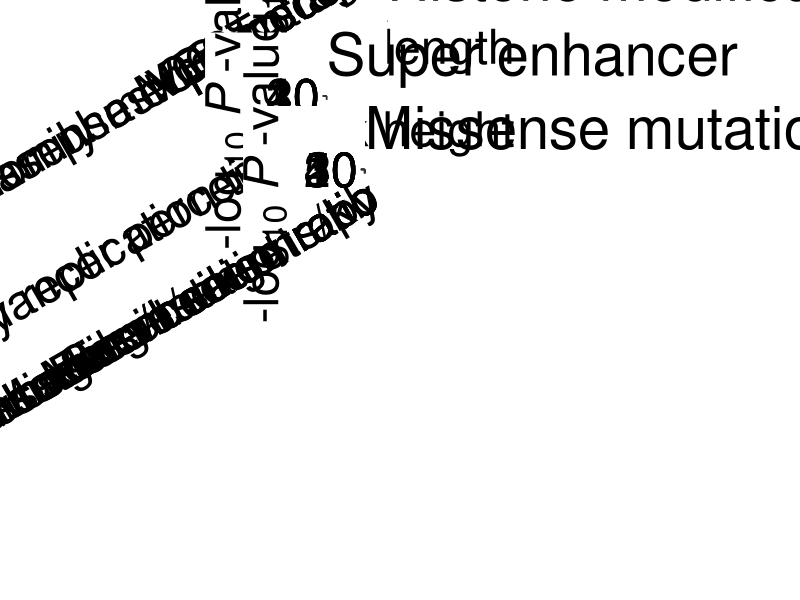
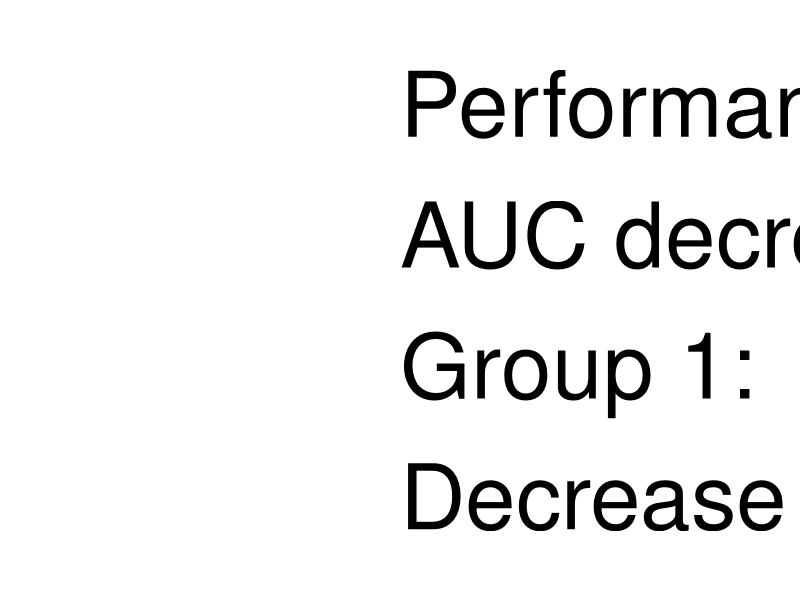
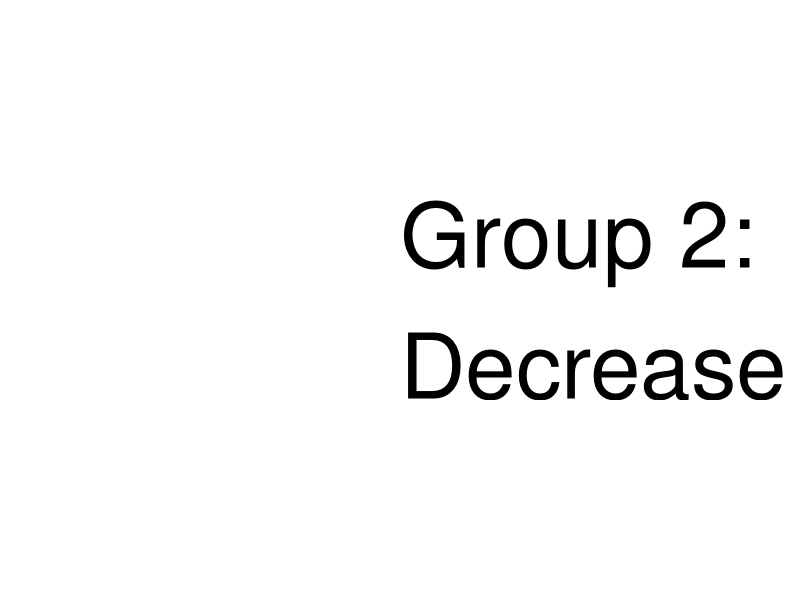
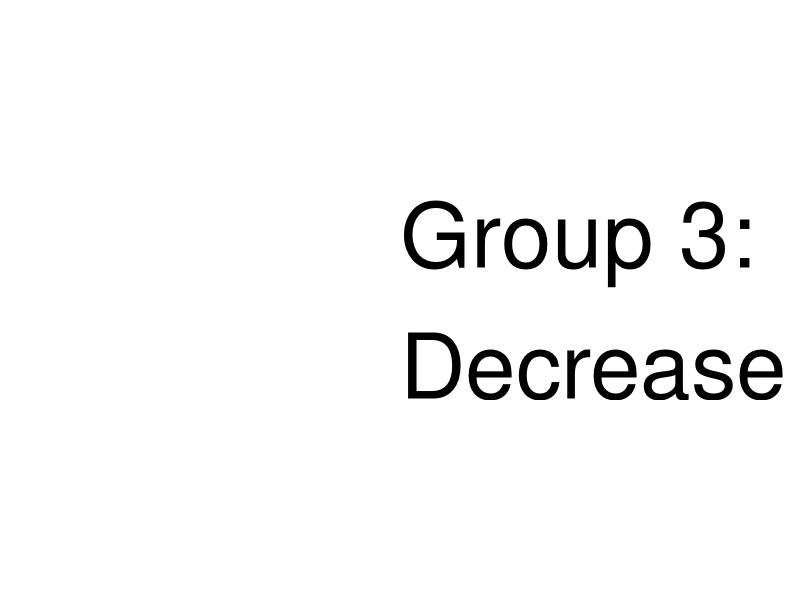
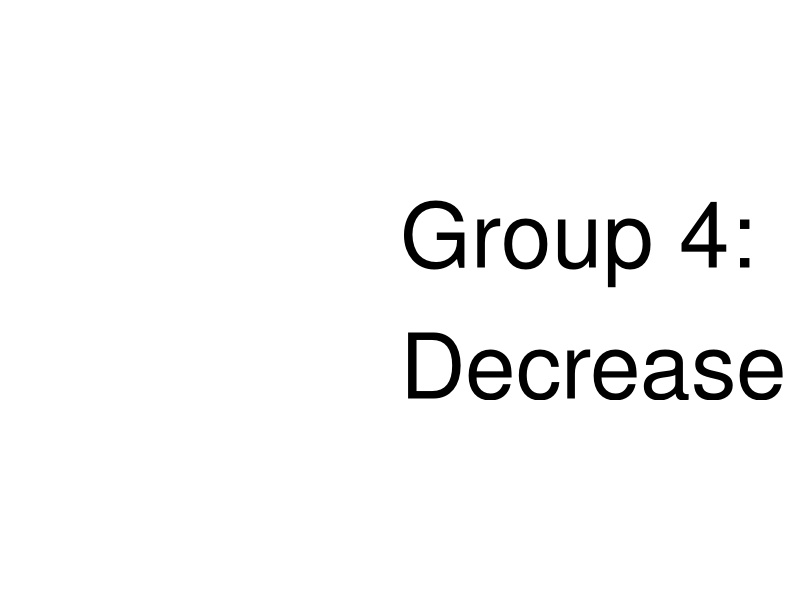
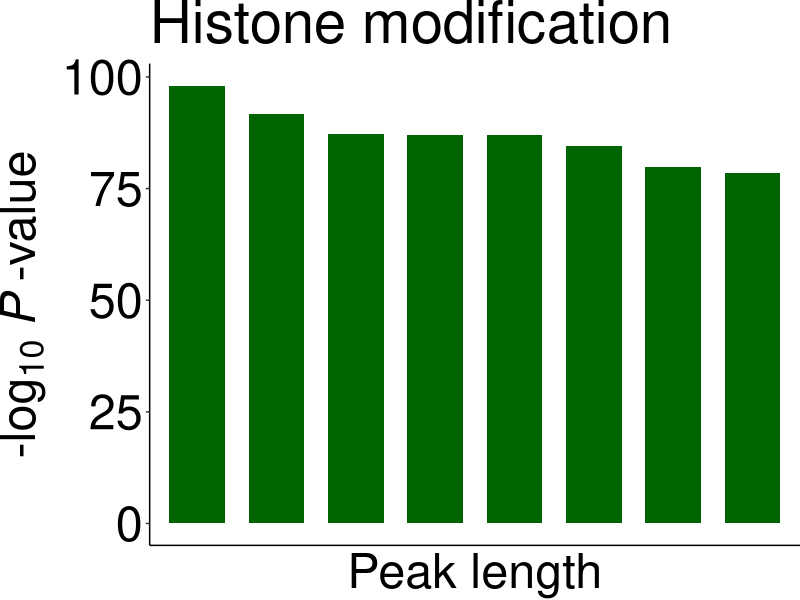
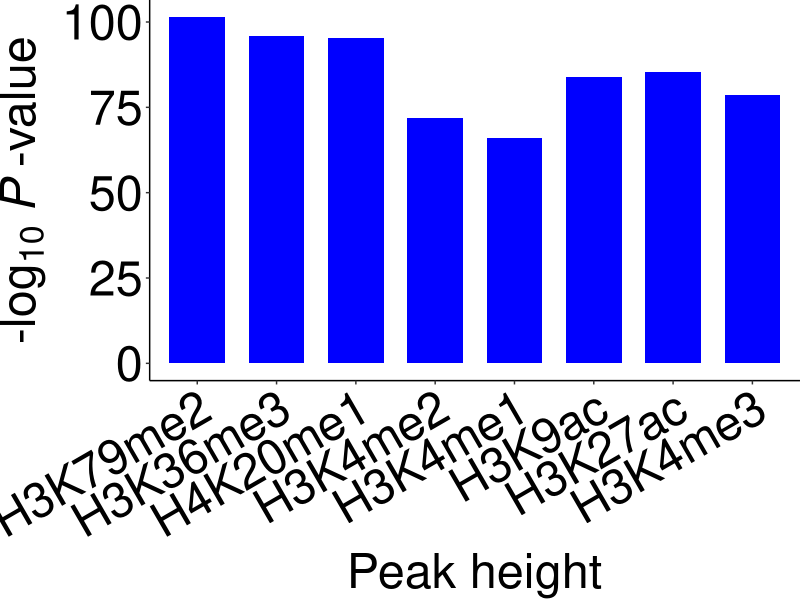

Write R code to recreate these figures, in order. (Note: this script raises an error after producing the figures.)
###############################
######### Boxplots ############
###############################

###### The barplots of top feature groups for TSG and OG predictions are presented.
###### Input: TSG_top4_feature_groups.txt
###### Input: OG_top7_feature_groups.txt
###### Output: Figure_1A_TSG_feature_groups.pdf
###### Output: Figure_1B_OG_feature_groups.pdf

options(warn=-1)

### Install missing packages

installed_pkgs <- installed.packages()

pkgs <-  c("plyr","ggpubr","cowplot")

if (length(setdiff(pkgs, installed_pkgs)) > 0) {
    install.packages(pkgs = setdiff(pkgs, installed_pkgs))
}

suppressMessages(library(ggpubr));
suppressMessages(library(plyr));
suppressMessages(library(cowplot));

################################## Figure 1A Feature groups contributing most to the TSG prediction ###############################
#setwd("/Users/jlyu/Box\ Sync/TSGOG_Project/SA_sub/github/DORGE_paper/DORGE_codes/Figure_1");

TSG_features<-read.table("data/TSG_top4_feature_groups.txt",header=T,sep="\t");
TSG_features[,1]<-gsub("_"," ",TSG_features[,1])
TSG_features$Group <- as.factor(TSG_features$Group)
TSG_features$Group<-factor(TSG_features$Group,levels=c("Group 1", "Group 2", "Group 3", "Group 4"))
TSG_features$minuslogP<-rep(0,nrow(TSG_features))
TSG_features$minuslogP<- -log10(TSG_features$Wilcoxon_Test_P_value)
TSG_features$hm<-rep("",nrow(TSG_features))
TSG_features$hm[grep("length", TSG_features$Feature)]<-"length"
TSG_features$hm[grep("Height", TSG_features$Feature)]<-"height"
TSG_features$short_name<-TSG_features$Feature
TSG_features$short_name<-gsub(" peaks", "", TSG_features$short_name)
TSG_features$short_name<-gsub("Height of ", "", TSG_features$short_name)
TSG_features$short_name<-gsub(" peak length", "", TSG_features$short_name)
TSG_features$short_name<-factor(TSG_features$short_name,levels=(c("H3K79me2","H3K36me3","H4K20me1","H3K4me2","H3K4me1","H3K9ac","H3K27ac","H3K4me3")))
#group_values<-data.frame(group=c("Group 1","Group 2","Group 3","Group 4"),values=c(0.07106825,0.008291412,0.00680956,0.005146332))
#group_values$group<-factor(group_values$group,levels=rev(c("Group 1","Group 2","Group 3","Group 4")))

p01<-ggplot() + theme_void()+ geom_text(data = data.frame(x = 1, y = 2, label = "Performance PR\nAUC decrease\nGroup 1:\nDecrease = 0.0711"),aes(x, y, label = label),hjust = 0.0, vjust = 0.5, size = 23,color = "black",inherit.aes = FALSE)
p02<-ggplot() + theme_void()+ geom_text(data = data.frame(x = 1, y = 2, label = "Group 2:\nDecrease = 0.0083"),aes(x, y, label = label),hjust = 0.0, vjust = 0.5, size = 23,color = "black",inherit.aes = FALSE)
p03<-ggplot() + theme_void()+ geom_text(data = data.frame(x = 1, y = 2, label = "Group 3:\nDecrease = 0.0068"),aes(x, y, label = label),hjust = 0.0, vjust = 0.5, size = 23,color = "black",inherit.aes = FALSE)
p04<-ggplot() + theme_void()+ geom_text(data = data.frame(x = 1, y = 2, label = "Group 4:\nDecrease = 0.0051"),aes(x, y, label = label),hjust = 0.0, vjust = 0.5, size = 23,color = "black",inherit.aes = FALSE)
p05<-ggplot() + theme_void()+ geom_text(data = data.frame(x = 1, y = 2, label = ""),aes(x, y, label = label),hjust = 0.0, vjust = 0.5, size = 23,color = "black",inherit.aes = FALSE)

p1<-ggbarplot(TSG_features[TSG_features$hm=="length",],x="short_name",y="minuslogP",sort.val = "desc",fill = "darkgreen",color="transparent",sort.by.groups = TRUE,width = 0.7)+ theme_bw() + theme(axis.ticks.y = element_line(size = 0.5),plot.margin = margin(0.01, 0.01, 0.01, 0.01),text = element_text(size=35), panel.border = element_blank(),panel.grid.major = element_blank(),panel.grid.minor = element_blank(),axis.line = element_line(colour ="black"),axis.text.y = element_text(colour = "black", size = 35),axis.text.x = element_text(angle = 30, size = 35, hjust = 1, colour = "black"))+labs(x="Peak length",y=expression("-log"[10]~italic(P)~"-value"))+ guides(fill=guide_legend(title=""))+ rremove("legend")+ rremove("x.ticks")+ rremove("x.text")+ggtitle("Histone modification")

p2<-ggbarplot(TSG_features[TSG_features$hm=="height",],x="short_name",y="minuslogP",sort.val = "none",fill = "blue",color="transparent",sort.by.groups = F,width = 0.7)+ theme_bw() + theme(axis.ticks.x = element_line(size = 0.5),axis.ticks.y = element_line(size = 0.5),plot.margin = margin(0.01, 0.01, 0.01, 0.01),text = element_text(size=35), panel.border = element_blank(),panel.grid.major = element_blank(),panel.grid.minor = element_blank(),axis.line = element_line(colour ="black"),axis.text.y = element_text(colour = "black", size = 35),axis.text.x = element_text(angle = 30, size = 35, hjust = 1, colour = "black"))+labs(x="Peak height",y=expression("-log"[10]~italic(P)~"-value"))+ guides(fill=guide_legend(title=""))+ rremove("legend")

p3<-ggbarplot(TSG_features[TSG_features$Group=="Group 2",],x="Feature",y="minuslogP",sort.val = "desc",fill = "purple",color="transparent",sort.by.groups = TRUE,width = 0.6)+ theme_bw() + theme(axis.ticks.x = element_line(size = 0.5),axis.ticks.y = element_line(size = 0.5),plot.margin = margin(0.01, 0.01, 0.01, 0.01),text = element_text(size=35), panel.border = element_blank(),panel.grid.major = element_blank(),panel.grid.minor = element_blank(),axis.line = element_line(colour ="black"),axis.text.y = element_text(colour = "black", size = 35),axis.text.x = element_text(angle = 30, size = 35, hjust = 1, colour = "black"))+labs(x="",y=expression("-log"[10]~italic(P)~"-value"))+ guides(fill=guide_legend(title=""))+ rremove("legend")+ggtitle("Phenotype")

p4<-ggbarplot(TSG_features[TSG_features$Group=="Group 3",],x="Feature",y="minuslogP",sort.val = "desc",fill = "coral",color="transparent",sort.by.groups = TRUE,width = 0.7)+ theme_bw() + theme(axis.ticks.x = element_line(size = 0.5),axis.ticks.y = element_line(size = 0.5),plot.margin = margin(0.01, 0.01, 0.01, 0.01),text = element_text(size=35), panel.border = element_blank(),panel.grid.major = element_blank(),panel.grid.minor = element_blank(),axis.line = element_line(colour ="black"),axis.text.y = element_text(colour = "black", size = 35),axis.text.x = element_text(angle = 30, size = 35, hjust = 1, colour = "black"))+labs(x="",y=expression("-log"[10]~italic(P)~"-value"))+ guides(fill=guide_legend(title=""))+ rremove("legend")+ggtitle("Super enhancer")


p5<-ggbarplot(TSG_features[TSG_features$Group=="Group 4",],x="Feature",y="minuslogP",sort.val = "desc",fill = "darkred",color="transparent",sort.by.groups = TRUE,width = 0.7)+ theme_bw() + theme(axis.ticks.x = element_line(size = 0.5),axis.ticks.y = element_line(size = 0.5),plot.margin = margin(0.01, 0.01, 0.01, 0.01),text = element_text(size=35), panel.border = element_blank(),panel.grid.major = element_blank(),panel.grid.minor = element_blank(),axis.line = element_line(colour ="black"),axis.text.y = element_text(colour = "black", size = 35),axis.text.x = element_text(angle = 30, size = 35, hjust = 1, colour = "black"))+labs(x="",y=expression("-log"[10]~italic(P)~"-value"))+ guides(fill=guide_legend(title=""))+ rremove("legend")+ggtitle("Missense mutations")

combined<-plot_grid(
	NULL,
	plot_grid(
		plot_grid(
			plot_grid(p1, p2, labels = "", align = 'v', rel_heights=c(1,1.0),nrow=2)
			,NULL,ncol=2, align = 'h'
		), 
		p01,
		plot_grid(p3, NULL,ncol=2, align = 'v',rel_widths=c(1,1.3)),
		p02,
		plot_grid(p4, NULL,ncol=2, align = 'v',rel_widths=c(1,5.2)),
		p03,
		plot_grid(p5, NULL,ncol=2, align = 'v',rel_widths=c(1,1.3)),
		p04,
		p05, 
		axis="l", labels = "", align = 'v', rel_heights=c(0.0065,0.005,0.007,0.005,0.006,0.005,0.006,0.005,0.015),nrow=9
	),
	NULL, labels = "", rel_widths = c(3.5,4,4),ncol=3
)

save_plot("Raw_figures/Figure_1A_TSG_feature_groups.pdf", combined, family="ArialMT", ncol = 2, nrow = 4, base_height = 20,limitsize = FALSE)

################################## Figure 1B Feature groups contributing most to the OG prediction ###############################


OG_features<-read.table("data/OG_top7_feature_groups.txt",header=T,sep="\t");
OG_features[,1]<-gsub("_"," ",OG_features[,1])
OG_features$Group <- as.factor(OG_features$Group)
OG_features$Group<-factor(OG_features$Group,levels=c("Group 1", "Group 2", "Group 3", "Group 4", "Group 5", "Group 6", "Group 7"))
OG_features$minuslogP<-rep(0,nrow(OG_features))
OG_features$minuslogP<- -log10(OG_features$Wilcoxon_Test_P_value)
OG_features$hm<-rep("",nrow(OG_features))
OG_features$hm[grep("length", OG_features$Feature)]<-"length"
OG_features$hm[OG_features$Feature=="log gene length"]<-""
OG_features$hm[OG_features$Feature=="log CDS length"]<-""
OG_features$hm[grep("Height", OG_features$Feature)]<-"height"
OG_features$short_name<-OG_features$Feature
OG_features$short_name<-gsub(" peaks", "", OG_features$short_name)
OG_features$short_name<-gsub("Height of ", "", OG_features$short_name)
OG_features$short_name<-gsub(" peak length", "", OG_features$short_name)
OG_features$short_name<-factor(OG_features$short_name,levels=(c("H3K79me2","H3K36me3","H4K20me1","H3K27ac","H3K4me1","H3K9ac","H3K4me2","H3K4me3")))

p01<-ggplot() + theme_void()+ geom_text(data = data.frame(x = 1, y = 1, label = "Performance PR AUC decrease\nGroup 1:\nDecrease = 0.0360"),aes(x, y, label = label),hjust = 0.0, vjust = 0.5, size = 23,color = "black",inherit.aes = FALSE)
p02<-ggplot() + theme_void()+ geom_text(data = data.frame(x = 1, y = 1, label = "Group 2:\nDecrease = 0.0267"),aes(x, y, label = label),hjust = 0.0, vjust = 0.0, size = 23,color = "black",inherit.aes = FALSE)
p03<-ggplot() + theme_void()+ geom_text(data = data.frame(x = 1, y = 1, label = "Group 3:\nDecrease = 0.0182"),aes(x, y, label = label),hjust = 0.0, vjust = 0.0, size = 23,color = "black",inherit.aes = FALSE)
p04<-ggplot() + theme_void()+ geom_text(data = data.frame(x = 1, y = 1, label = "Group 4:\nDecrease = 0.0117"),aes(x, y, label = label),hjust = 0.0, vjust = 0.0, size = 23,color = "black",inherit.aes = FALSE)
p05<-ggplot() + theme_void()+ geom_text(data = data.frame(x = 1, y = 1, label = "Group 5:\nDecrease = 0.0065"),aes(x, y, label = label),hjust = 0.0, vjust = 0.0, size = 23,color = "black",inherit.aes = FALSE)
p06<-ggplot() + theme_void()+ geom_text(data = data.frame(x = 1, y = 1, label = "Group 6:\nDecrease = 0.0058"),aes(x, y, label = label),hjust = 0.0, vjust = 0.0, size = 23,color = "black",inherit.aes = FALSE)
p07<-ggplot() + theme_void()+ geom_text(data = data.frame(x = 1, y = 1, label = "Group 7:\nDecrease = 0.0058"),aes(x, y, label = label),hjust = 0.0, vjust = 0.0, size = 23,color = "black",inherit.aes = FALSE)


p1<-ggbarplot(OG_features[OG_features$Group=="Group 1",],x="Feature",y="minuslogP",sort.val = "desc",fill = "darkred",color="white",sort.by.groups = TRUE,width = 0.9)+ theme_bw() + theme(axis.ticks.x = element_line(size = 0.5),axis.ticks.y = element_line(size = 0.5),plot.margin = margin(0.01, 0.01, 0.01, 0.01),text = element_text(size=35),panel.border = element_blank(),panel.grid.major = element_blank(),panel.grid.minor = element_blank(),axis.ticks.length=unit(0.5, "cm"),axis.line = element_line(colour ="black"),axis.text.y = element_text(colour = "black", size = 35),axis.text.x = element_text(angle = 30, size = 35, hjust = 1, colour = "black"))+labs(x="",y=expression("-log"[10]~italic(P)~"-value"))+ guides(fill=guide_legend(title=""))+ rremove("legend")+ggtitle("Missense mutations")

p2<-ggbarplot(OG_features[OG_features$Group=="Group 2",],x="Feature",y="minuslogP",sort.val = "desc",fill = "coral",color="transparent",sort.by.groups = TRUE,width = 0.8)+ theme_bw() + theme(axis.ticks.x = element_line(size = 0.5),axis.ticks.y = element_line(size = 0.5),plot.margin = margin(0.01, 0.01, 0.01, 0.01),text = element_text(size=35),panel.border = element_blank(),panel.grid.major = element_blank(),panel.grid.minor = element_blank(),axis.ticks.length=unit(0.5, "cm"),axis.line = element_line(colour ="black"),axis.text.y = element_text(colour = "black", size = 35),axis.text.x = element_text(angle = 30, size = 35, hjust = 1, colour = "black"))+labs(x="",y=expression("-log"[10]~italic(P)~"-value"))+ guides(fill=guide_legend(title=""))+ rremove("legend")+ggtitle("Super enhancer")

p3<-ggbarplot(OG_features[OG_features$Group=="Group 3",],x="Feature",y="minuslogP",sort.val = "desc",fill = "cyan4",color="transparent",sort.by.groups = TRUE,width = 0.8)+ theme_bw() + theme(axis.ticks.x = element_line(size = 0.5),axis.ticks.y = element_line(size = 0.5),plot.margin = margin(0.01, 0.01, 0.01, 0.01),text = element_text(size=35),panel.border = element_blank(),panel.grid.major = element_blank(),panel.grid.minor = element_blank(),axis.ticks.length=unit(0.5, "cm"),axis.line = element_line(colour ="black"),axis.text.y = element_text(colour = "black", size = 35),axis.text.x = element_text(angle = 30, size = 35, hjust = 1, colour = "black"))+labs(x="",y=expression("-log"[10]~italic(P)~"-value"))+ guides(fill=guide_legend(title=""))+ rremove("legend")+ggtitle("Genomics")

p4<-ggbarplot(OG_features[OG_features$Group=="Group 4",],x="Feature",y="minuslogP",sort.val = "desc",fill = "orange",color="transparent",sort.by.groups = TRUE,width = 0.5)+ theme_bw() + theme(axis.ticks.x = element_line(size = 0.5),axis.ticks.y = element_line(size = 0.5),plot.margin = margin(0.01, 0.01, 0.01, 0.01),text = element_text(size=35),panel.border = element_blank(),panel.grid.major = element_blank(),panel.grid.minor = element_blank(),axis.ticks.length=unit(0.5, "cm"),axis.line = element_line(colour ="black"),axis.text.y = element_text(colour = "black", size = 35),axis.text.x = element_text(angle = 30, size = 35, hjust = 1, colour = "black"))+labs(x="",y=expression("-log"[10]~italic(P)~"-value"))+ guides(fill=guide_legend(title=""))+ rremove("legend")+ggtitle("DNA methylation")

p5<-ggbarplot(OG_features[OG_features$Group=="Group 5",],x="Feature",y="minuslogP",sort.val = "desc",fill = "darkred",color="transparent",sort.by.groups = TRUE,width = 0.6)+ theme_bw() + theme(axis.ticks.x = element_line(size = 0.5),axis.ticks.y = element_line(size = 0.5),plot.margin = margin(0.01, 0.01, 0.01, 0.01),text = element_text(size=35),panel.border = element_blank(),panel.grid.major = element_blank(),panel.grid.minor = element_blank(),axis.ticks.length=unit(0.5, "cm"),axis.line = element_line(colour ="black"),axis.text.y = element_text(colour = "black", size = 35),axis.text.x = element_text(angle = 30, size = 35, hjust = 1, colour = "black"))+labs(x="",y=expression("-log"[10]~italic(P)~"-value"))+ guides(fill=guide_legend(title=""))+ rremove("legend")+ggtitle("Missense mutation")

p6<-ggbarplot(OG_features[OG_features$hm=="length",],x="short_name",y="minuslogP",sort.val = "desc",fill = "darkgreen",color="transparent",sort.by.groups = TRUE,width = 0.8)+ theme_bw() + theme(axis.ticks.y = element_line(size = 0.5),plot.margin = margin(0.01, 0.01, 0.01, 0.01),text = element_text(size=35), panel.border = element_blank(),panel.grid.major = element_blank(),axis.ticks.length=unit(0.5, "cm"),panel.grid.minor = element_blank(),axis.line = element_line(colour ="black"),axis.text.y = element_text(colour = "black", size = 35),axis.text.x = element_text(angle = 30, size = 35, hjust = 1, colour = "black"))+labs(x="Peak length",y=expression("-log"[10]~italic(P)~"-value"))+ guides(fill=guide_legend(title=""))+ rremove("legend")+ rremove("x.ticks")+ rremove("x.text")+ggtitle("Histone modification")

p7<-ggbarplot(OG_features[OG_features$hm=="height",],x="short_name",y="minuslogP",sort.val = "none",fill = "blue",color="transparent",sort.by.groups = F,width = 0.8)+ theme_bw() + theme(axis.ticks.x = element_line(size = 0.5),axis.ticks.y = element_line(size = 0.5),plot.margin = margin(0.01, 0.01, 0.01, 0.01),text = element_text(size=35),panel.border = element_blank(), panel.grid.major = element_blank(),panel.grid.minor = element_blank(),axis.ticks.length=unit(0.5, "cm"),axis.line = element_line(colour ="black"),axis.text.y = element_text(colour = "black", size = 35),axis.text.x = element_text(angle = 30, size = 35, hjust = 1, colour = "black"))+labs(x="Peak height",y=expression("-log"[10]~italic(P)~"-value"))+ guides(fill=guide_legend(title=""))+ rremove("legend")

p8<-ggbarplot(OG_features[OG_features$Group=="Group 7",],x="Feature",y="minuslogP",sort.val = "desc",fill = "purple",color="transparent",sort.by.groups = TRUE,width = 0.65)+ theme_bw() + theme(axis.ticks.x = element_line(size = 0.5),axis.ticks.y = element_line(size = 0.5),plot.margin = margin(0.01, 0.01, 0.01, 0.01),text = element_text(size=35),panel.border = element_blank(),panel.grid.major = element_blank(),panel.grid.minor = element_blank(),axis.ticks.length=unit(0.5, "cm"),axis.line = element_line(colour ="black"),axis.text.y = element_text(colour = "black", size = 35),axis.text.x = element_text(angle = 30, size = 35, hjust = 1, colour = "black"))+labs(x="",y=expression("-log"[10]~italic(P)~"-value"))+ guides(fill=guide_legend(title=""))+ rremove("legend")+ggtitle("Phenotype")

combined<-plot_grid(
	NULL,
	plot_grid(
		plot_grid(p1, NULL,ncol=2, align = 'v',rel_widths=c(1,1.8)),
		p01,
		plot_grid(p2, NULL,ncol=2, align = 'v',rel_widths=c(1,5.5)),
		p02,
		plot_grid(p3, NULL,ncol=2, align = 'v',rel_widths=c(1,1.0)),
		p03,
		plot_grid(p4, NULL,ncol=2, align = 'v',rel_widths=c(1,4.5)),
		p04,
		plot_grid(p5, NULL,ncol=2, align = 'v',rel_widths=c(1,7.0)),
		p05,
		plot_grid(
			plot_grid(p6, p7, labels = "", align = 'hv', rel_heights=c(1,1),nrow=2)
			,NULL,ncol=2, align = 'h',rel_widths=c(1,1.5)
		), 
		p06,
		plot_grid(p8, NULL,ncol=2, align = 'hv',rel_widths=c(1,2.0)),
		p07,axis="l", labels = "", align = 'v', rel_heights=c(0.0036,0.005,  0.0035,0.005, 0.005,0.005, 0.0045,0.004, 0.0028,0.005, 0.0047, 0.005, 0.0045,0.009),nrow=14
	),
	NULL, labels = "", rel_widths = c(4,4,4),ncol=3
)


save_plot("Raw_figures/Figure_1B_OG_feature_groups.pdf", combined, family="ArialMT", ncol = 3, nrow = 7, base_height = 25,limitsize = FALSE)